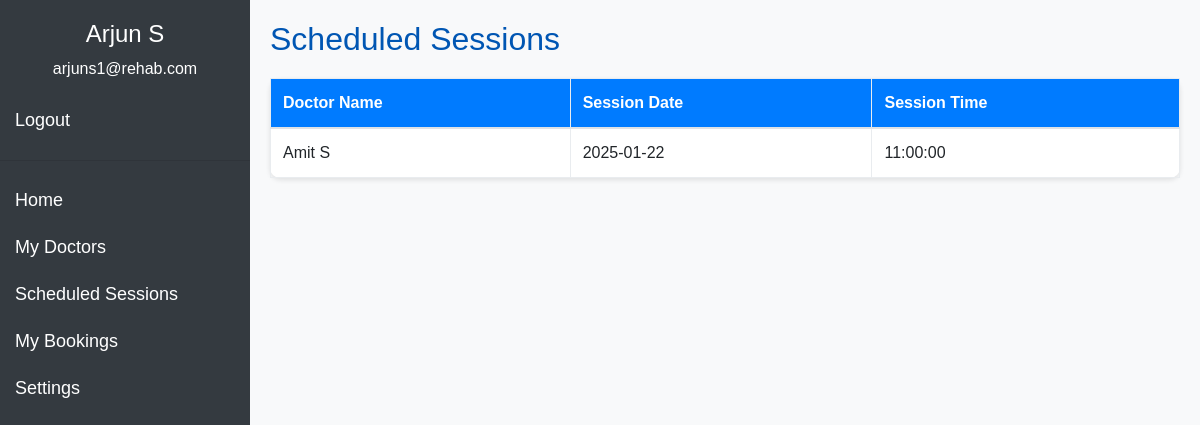
/my_sessions.php (signed in), run on an earlier commit of the app's database.
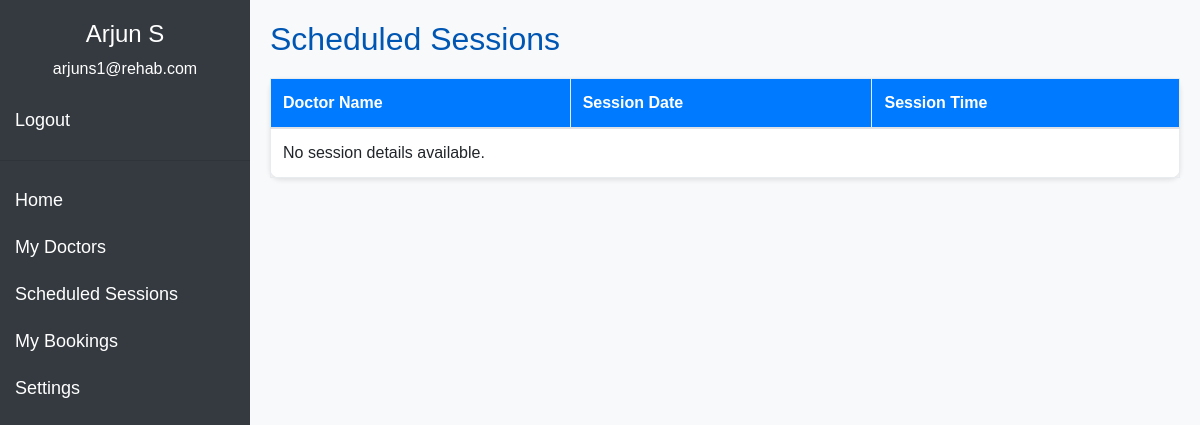
And on a later commit of the database.
### tables this page shows
CREATE TABLE `appointments` (
  `appointment_id` int(11) NOT NULL,
  `patient_id` int(11) DEFAULT NULL,
  `doctor_id` int(11) DEFAULT NULL,
  `appointment_date` date NOT NULL,
  `appointment_time` time NOT NULL,
  `status` varchar(50) DEFAULT 'Pending'
);

CREATE TABLE `doctors` (
  `doctor_id` int(11) NOT NULL,
  `name` varchar(100) NOT NULL,
  `speciality` varchar(100) NOT NULL,
  `email` varchar(100) DEFAULT NULL,
  `password` varchar(255) NOT NULL,
  `phone` varchar(15) DEFAULT NULL,
  `experience` varchar(100) DEFAULT NULL,
  `visit_days` varchar(100) DEFAULT NULL,
  `max_patients` int(11) NOT NULL,
  `role_id` int(11) DEFAULT NULL,
  `appointment_count` int(11) DEFAULT 0
);

### my_sessions.php (the view, shortened to what this page needs)
<?php
include 'connection.php';
$email = $_SESSION['email'];
$query = "SELECT * FROM patients WHERE email='$email'";
$result = mysqli_query($conn, $query);
if (mysqli_num_rows($result) > 0) {
    $patient = mysqli_fetch_assoc($result);
    $patient_name = $patient['name'];
    $patient_id = $patient['patient_id'];
} else {
    echo "Patient not found!";
    exit();
}
$sessions_query = "SELECT d.name AS doctor_name, a.appointment_date, a.appointment_time
                   FROM appointments a
                   JOIN doctors d ON a.doctor_id = d.doctor_id
                   WHERE a.patient_id = '$patient_id'
                   ORDER BY a.appointment_date, a.appointment_time";
$sessions_result = mysqli_query($conn, $sessions_query);
?>
<!DOCTYPE html>
<html lang="en">
<head>
    <link rel="stylesheet" href="https://stackpath.bootstrapcdn.com/bootstrap/4.5.2/css/bootstrap.min.css">
</head>
<body>
    <div class="sidebar">
        <h4><?php echo $patient_name; ?></h4>
        <p><?php echo $email; ?></p>
        <a href="logout.php">Logout</a>
        <hr>
        <a href="patient_dashboard.php">Home</a>
        <a href="my_doctors.php">My Doctors</a>
        <a href="my_sessions.php" class="active">Scheduled Sessions</a>
        <a href="my_bookings.php">My Bookings</a>
        <a href="patient_settings.php">Settings</a>
    </div>
    <div class="main-content">
        <h2 class="section-title">Scheduled Sessions</h2>
        <table class="table">
            <thead>
                <tr>
                    <th>Doctor Name</th>
                    <th>Session Date</th>
                    <th>Session Time</th>
                </tr>
            </thead>
            <tbody>
                <?php if (mysqli_num_rows($sessions_result) > 0): ?>
                    <?php while ($session = mysqli_fetch_assoc($sessions_result)): ?>
                        <tr>
                            <td><?php echo $session['doctor_name']; ?></td>
                            <td><?php echo $session['appointment_date']; ?></td>
                            <td><?php echo $session['appointment_time']; ?></td>
                        </tr>
                    <?php endwhile; ?>
                <?php else: ?>
                    <tr>
                        <td colspan="3">No session details available.</td>
                    </tr>
                <?php endif; ?>
            </tbody>
        </table>
    </div>
</body>
</html>

What changed in the data, as far as the page shows it:
no longer on this page (row edited): appointments: doctor.name "Amit S", appointment_date "2025-01-22", appointment_time "11:00:00"
Also different on the page:
text now shown: "No session details available."
